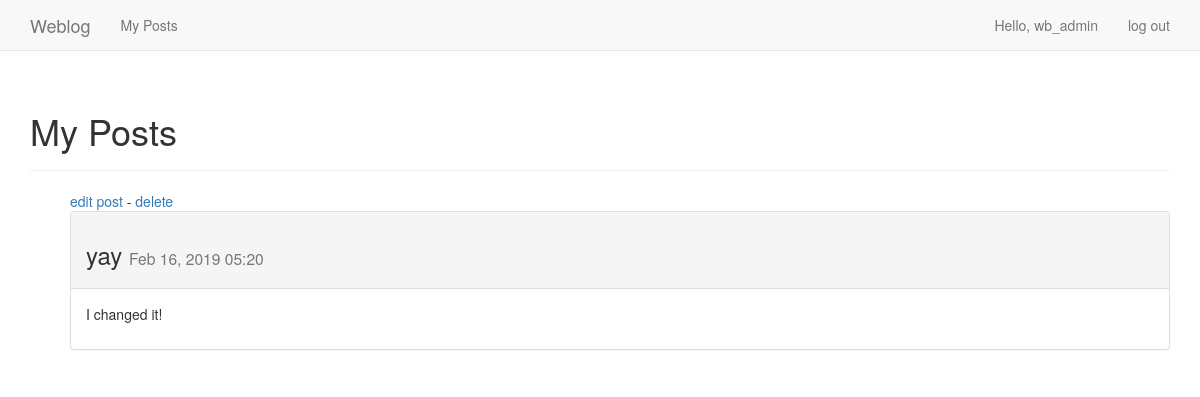
The app's page /my_posts/ (signed in), older data.
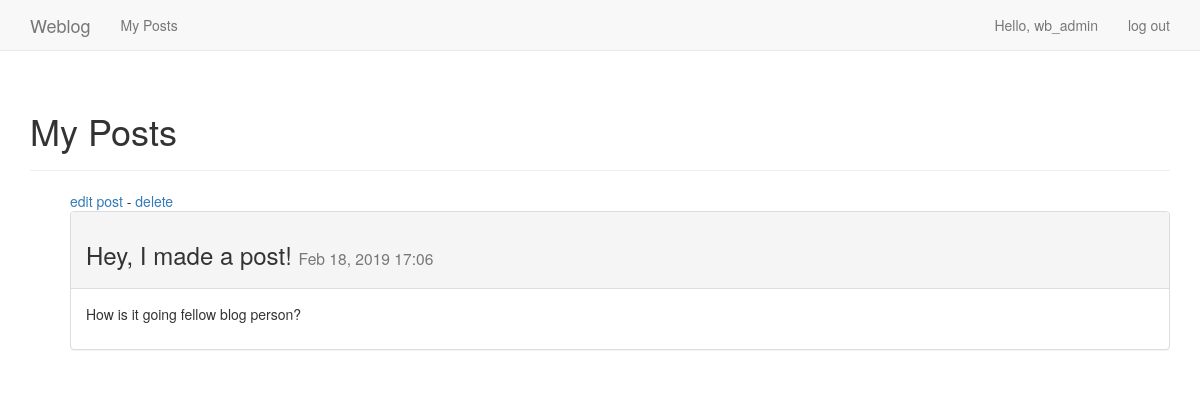
The same page, newer data.
### weblogs/models.py (models this page shows)
class BlogPost(models.Model):
	title = models.CharField(max_length=200)
	date_added = models.DateTimeField(auto_now_add=True)
	body = models.TextField()
	owner = models.ForeignKey(User, on_delete=models.CASCADE)
	def __str__(self):
		return self.title

### weblogs/views.py (the view)
# urls.py: path('my_posts/', views.my_posts, name='my_posts'),
@login_required
def my_posts(request):
	posts = BlogPost.objects.filter(owner=request.user).order_by('-date_added')
	context = {'posts': posts}
	return render(request, 'weblogs/my_posts.html', context)

### weblogs/templates/weblogs/my_posts.html
{% extends "weblogs/base.html" %}
{% block header %}
  <h1>My Posts</h1>
{% endblock header %}
{% block content %}
  <ul>
    {% for post in posts %}
      <a href="{% url 'weblogs:edit_post' post.id %}">edit post</a> -
      <a href="{% url 'weblogs:delete_post' post.id %}">delete</a>
      <div class="panel panel-default">
        <div class="panel-heading">
          <h3>
            {{ post }}
            <small>
              {{ post.date_added|date:'M d, Y H:i' }}
            </small>
          </h3>
        </div>
        <div class="panel-body">
	      {{ post.body|linebreaks }}
        </div>
      </div>
    {% empty %}
      <h3>
        You do not have any blog posts yet- create a new one
        <a href="{% url 'weblogs:new_post' %}">here</a>.
      </h3>
    {% endfor %}
  </ul>
{% endblock content %}

Row changes from the older to the newer data that the page shows:
removed BlogPost: title "yay", date_added "Feb 16, 2019 05:20", body "I changed it!"
added BlogPost: title "Hey, I made a post!", date_added "Feb 18, 2019 17:06", body "How is it going fellow blog person?"
